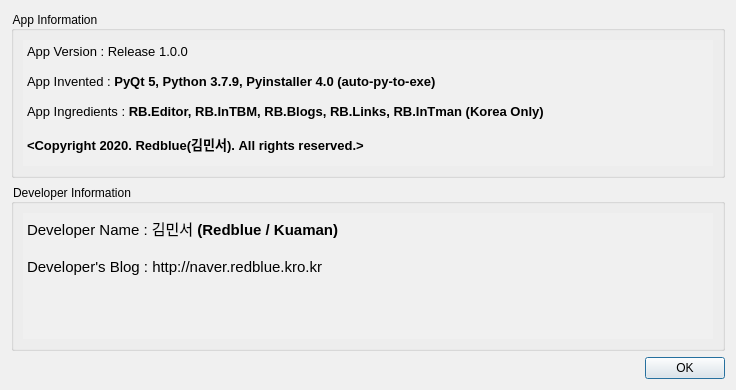
<?xml version="1.0" encoding="UTF-8"?>
<ui version="4.0">
 <class>Dialog</class>
 <widget class="QDialog" name="Dialog">
  <property name="geometry">
   <rect>
    <x>0</x>
    <y>0</y>
    <width>736</width>
    <height>390</height>
   </rect>
  </property>
  <property name="windowTitle">
   <string>Dialog</string>
  </property>
  <property name="styleSheet">
   <string notr="true">background-color: rgb(240, 240, 240);</string>
  </property>
  <layout class="QVBoxLayout" name="verticalLayout">
   <item>
    <widget class="QGroupBox" name="groupBox">
     <property name="title">
      <string>App Information</string>
     </property>
     <layout class="QGridLayout" name="gridLayout">
      <item row="0" column="0">
       <widget class="QTextEdit" name="textEdit">
        <property name="styleSheet">
         <string notr="true">background-color: rgb(240, 240, 240);</string>
        </property>
        <property name="frameShape">
         <enum>QFrame::NoFrame</enum>
        </property>
        <property name="html">
         <string>&lt;!DOCTYPE HTML PUBLIC &quot;-//W3C//DTD HTML 4.0//EN&quot; &quot;http://www.w3.org/TR/REC-html40/strict.dtd&quot;&gt;
&lt;html&gt;&lt;head&gt;&lt;meta name=&quot;qrichtext&quot; content=&quot;1&quot; /&gt;&lt;style type=&quot;text/css&quot;&gt;
p, li { white-space: pre-wrap; }
&lt;/style&gt;&lt;/head&gt;&lt;body style=&quot; font-family:'Gulim'; font-size:9pt; font-weight:400; font-style:normal;&quot;&gt;
&lt;p style=&quot; margin-top:0px; margin-bottom:0px; margin-left:0px; margin-right:0px; -qt-block-indent:0; text-indent:0px;&quot;&gt;&lt;span style=&quot; font-size:10pt;&quot;&gt;App Version : Release 1.0.0&lt;/span&gt;&lt;/p&gt;
&lt;p style=&quot;-qt-paragraph-type:empty; margin-top:0px; margin-bottom:0px; margin-left:0px; margin-right:0px; -qt-block-indent:0; text-indent:0px; font-size:10pt;&quot;&gt;&lt;br /&gt;&lt;/p&gt;
&lt;p style=&quot; margin-top:0px; margin-bottom:0px; margin-left:0px; margin-right:0px; -qt-block-indent:0; text-indent:0px;&quot;&gt;&lt;span style=&quot; font-size:10pt;&quot;&gt;App Invented : &lt;/span&gt;&lt;span style=&quot; font-size:10pt; font-weight:600;&quot;&gt;PyQt 5, Python 3.7.9, Pyinstaller 4.0 (auto-py-to-exe)&lt;/span&gt;&lt;/p&gt;
&lt;p style=&quot;-qt-paragraph-type:empty; margin-top:0px; margin-bottom:0px; margin-left:0px; margin-right:0px; -qt-block-indent:0; text-indent:0px; font-size:10pt;&quot;&gt;&lt;br /&gt;&lt;/p&gt;
&lt;p style=&quot; margin-top:0px; margin-bottom:0px; margin-left:0px; margin-right:0px; -qt-block-indent:0; text-indent:0px;&quot;&gt;&lt;span style=&quot; font-size:10pt;&quot;&gt;App Ingredients : &lt;/span&gt;&lt;span style=&quot; font-size:10pt; font-weight:600;&quot;&gt;RB.Editor, RB.InTBM, RB.Blogs, RB.Links, RB.InTman (Korea Only)&lt;/span&gt;&lt;/p&gt;
&lt;p style=&quot;-qt-paragraph-type:empty; margin-top:0px; margin-bottom:0px; margin-left:0px; margin-right:0px; -qt-block-indent:0; text-indent:0px; font-size:10pt; font-weight:600;&quot;&gt;&lt;br /&gt;&lt;/p&gt;
&lt;p style=&quot; margin-top:0px; margin-bottom:0px; margin-left:0px; margin-right:0px; -qt-block-indent:0; text-indent:0px;&quot;&gt;&lt;span style=&quot; font-size:10pt; font-weight:600;&quot;&gt;&amp;lt;Copyright 2020. Redblue(김민서). All rights reserved.&amp;gt;&lt;/span&gt;&lt;/p&gt;&lt;/body&gt;&lt;/html&gt;</string>
        </property>
        <property name="acceptRichText">
         <bool>true</bool>
        </property>
        <property name="textInteractionFlags">
         <set>Qt::TextSelectableByKeyboard|Qt::TextSelectableByMouse</set>
        </property>
       </widget>
      </item>
     </layout>
    </widget>
   </item>
   <item>
    <widget class="QGroupBox" name="groupBox_2">
     <property name="title">
      <string>Developer Information</string>
     </property>
     <layout class="QGridLayout" name="gridLayout_2">
      <item row="0" column="0">
       <widget class="QTextEdit" name="textEdit_2">
        <property name="styleSheet">
         <string notr="true">background-color: rgb(240, 240, 240);</string>
        </property>
        <property name="frameShape">
         <enum>QFrame::NoFrame</enum>
        </property>
        <property name="html">
         <string>&lt;!DOCTYPE HTML PUBLIC &quot;-//W3C//DTD HTML 4.0//EN&quot; &quot;http://www.w3.org/TR/REC-html40/strict.dtd&quot;&gt;
&lt;html&gt;&lt;head&gt;&lt;meta name=&quot;qrichtext&quot; content=&quot;1&quot; /&gt;&lt;style type=&quot;text/css&quot;&gt;
p, li { white-space: pre-wrap; }
&lt;/style&gt;&lt;/head&gt;&lt;body style=&quot; font-family:'Gulim'; font-size:9pt; font-weight:400; font-style:normal;&quot;&gt;
&lt;p style=&quot; margin-top:0px; margin-bottom:0px; margin-left:0px; margin-right:0px; -qt-block-indent:0; text-indent:0px;&quot;&gt;&lt;span style=&quot; font-size:11pt;&quot;&gt;Developer Name : 김민서&lt;/span&gt;&lt;span style=&quot; font-size:11pt; font-weight:600;&quot;&gt; (Redblue / Kuaman)&lt;/span&gt;&lt;/p&gt;
&lt;p style=&quot;-qt-paragraph-type:empty; margin-top:0px; margin-bottom:0px; margin-left:0px; margin-right:0px; -qt-block-indent:0; text-indent:0px; font-size:11pt;&quot;&gt;&lt;br /&gt;&lt;/p&gt;
&lt;p style=&quot; margin-top:0px; margin-bottom:0px; margin-left:0px; margin-right:0px; -qt-block-indent:0; text-indent:0px;&quot;&gt;&lt;span style=&quot; font-size:11pt;&quot;&gt;Developer's Blog : http://naver.redblue.kro.kr&lt;/span&gt;&lt;/p&gt;&lt;/body&gt;&lt;/html&gt;</string>
        </property>
        <property name="textInteractionFlags">
         <set>Qt::TextSelectableByKeyboard|Qt::TextSelectableByMouse</set>
        </property>
       </widget>
      </item>
     </layout>
    </widget>
   </item>
   <item>
    <widget class="QDialogButtonBox" name="buttonBox">
     <property name="orientation">
      <enum>Qt::Horizontal</enum>
     </property>
     <property name="standardButtons">
      <set>QDialogButtonBox::Ok</set>
     </property>
    </widget>
   </item>
  </layout>
 </widget>
 <resources/>
 <connections>
  <connection>
   <sender>buttonBox</sender>
   <signal>accepted()</signal>
   <receiver>Dialog</receiver>
   <slot>accept()</slot>
   <hints>
    <hint type="sourcelabel">
     <x>248</x>
     <y>254</y>
    </hint>
    <hint type="destinationlabel">
     <x>157</x>
     <y>274</y>
    </hint>
   </hints>
  </connection>
  <connection>
   <sender>buttonBox</sender>
   <signal>rejected()</signal>
   <receiver>Dialog</receiver>
   <slot>reject()</slot>
   <hints>
    <hint type="sourcelabel">
     <x>316</x>
     <y>260</y>
    </hint>
    <hint type="destinationlabel">
     <x>286</x>
     <y>274</y>
    </hint>
   </hints>
  </connection>
 </connections>
</ui>
